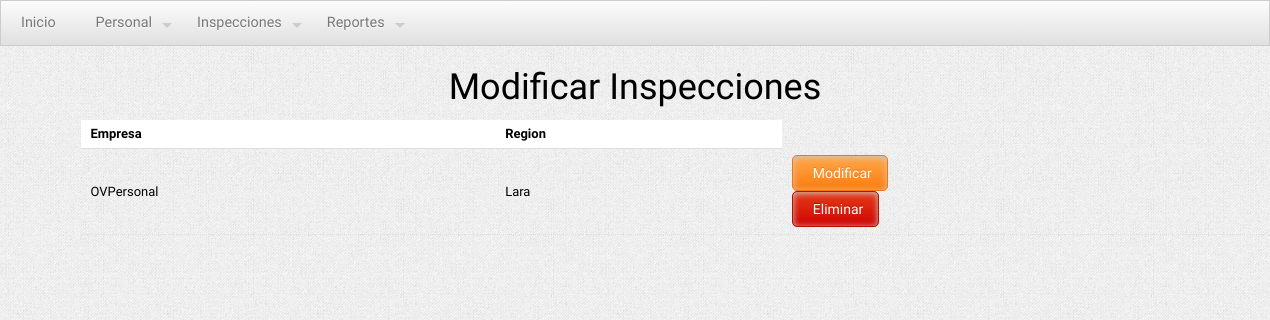
/modificainspeccion.php, run on an earlier commit of the app's database.
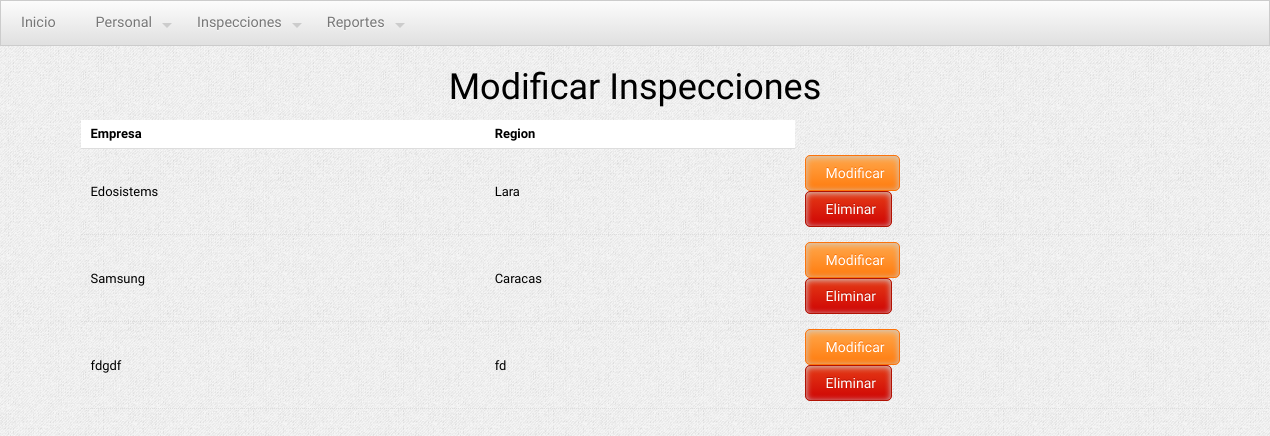
And on a later commit of the database.
### tables this page shows
CREATE TABLE IF NOT EXISTS `cinspecciones` (
  `id` int(11) NOT NULL AUTO_INCREMENT,
  `rif` varchar(30) DEFAULT NULL,
  `empresa` varchar(200) DEFAULT NULL,
  `telefono` varchar(50) DEFAULT NULL,
  `region` varchar(200) DEFAULT NULL,
  `direccion` text,
  `unidadest` varchar(200) DEFAULT NULL,
  `vehiculo` varchar(10) DEFAULT NULL,
  PRIMARY KEY (`id`)
);

### backend/query-dos.php (called while the page is built)
<?php
	include 'includes/conexion.php';
	try {
		$sql = 'SELECT id,rif,empresa,region FROM cinspecciones ORDER BY id DESC';
		$s = $pdo->prepare($sql);
		$s->execute();
	}
	catch (PDOException $e) {
		echo 'Ha ocurrido un error.';
		exit();
	}
	while ($row = $s->fetch()) {
		$contents[] = array(
			'id' => $row['id'],
			'rif' => $row['rif'],
			'empresa' => $row['empresa'],
			'region' => $row['region']
		);
	}
?>

### modificainspeccion.php (the view, shortened to what this page needs)
<?php
	include 'backend/query-dos.php';
?>
<!DOCTYPE html>
<html>
	<head>
		<link rel="stylesheet" type="text/css" href="css/kickstart.css" media="all" />
		<link rel="stylesheet" type="text/css" href="style.css" media="all" />
	</head>
	<body>
		<header>
			<nav>
				<ul class="menu">
					<li><a href="index.php">Inicio</a></li>
					<li><a>Personal</a>
					</li>
					<li><a>Inspecciones</a>
					</li>
					<li><a>Reportes</a>
					</li>
				</ul>
			</nav>
		</header>
		<div id="main">
			<div class="col_12" id="cpersonal">
				<h3>Modificar Inspecciones</h3>
				<table class="striped">
					<thead>
						<th>Empresa</th>
						<th>Region</th>
					</thead>
					<tbody>
						<?php
							foreach($contents as $content):
						?>
						<tr>
							<td>
								<?php echo $content['empresa']; ?>
							</td>
							<td>
								<?php echo $content['region']; ?>
							</td>
							<td>
								<form method="post" action="modificarinspeccion.php">
									<input type="submit" class="orange" value="Modificar">
								</form>
								<form method="post" action="backend/eliminarinspeccion.php">
									<input type="submit" class="red" value="Eliminar">
								</form>
							</td>
						</tr>
						<?php endforeach; ?>
					</tbody>
				</table>
			</div>
		</div>
	</body>
</html>

### css/kickstart.css (style rules this page uses)
* { -webkit-box-sizing: border-box; -moz-box-sizing: border-box; box-sizing: border-box; }
a { color:#4D99E0;outline:0; }
article,aside,details,figcaption,figure, footer,header,hgroup,menu,nav,section { display:block; }
h1,h2,h3,h4,h5,h6 { font-weight:bold; line-height:140%; }
h3 { font-size:2.5em; margin:10px 0 10px 0; line-height:130%; }
ul, ol { padding:0; margin:0 0 20px 25px; }
li { padding:5px 0; margin:0; }
table { width:100%;margin:0 0 10px 0;text-align:left;border-collapse: collapse; }
thead, tbody { margin:0;padding:0; }
th, td { padding:7px 10px;font-size:0.9em;border-bottom:1px dotted #ddd;text-align:left; }
thead th { font-size:0.9em;padding:3px 10px;border-bottom:1px solid #ddd; }
table.striped thead th { background:#fff; }

### style.css (style rules this page uses)
h1,h2,h3,h4,h5,h6 { font-family: "Arimo", arial, verdana, sans-serif; font-weight:normal; }
thead th, tbody th { font-family: "Arimo", arial, verdana, sans-serif; }
button, a.btn, input[type="submit"], input[type="reset"], input[type="button"] { font-family: "Arimo", arial, verdana, sans-serif; }
.menu { font-family: "Arimo", arial, verdana, sans-serif; }
body { margin:0; padding:0 0 0 0; color:#000; background:#efefef url(css/img/gray_jean.png); font:normal 0.9em/150% 'Arimo', arial, verdana, sans-serif; text-shadow: 0px 0px 1px transparent; }
#cpersonal { text-align: center; }
#cpersonal table { width: 100%; margin: 0 70px; }

### css/kickstart-buttons.css (style rules this page uses)
button, a.btn, a.btn:visited, a.button, a.button:visited, input[type="submit"], input[type="reset"], input[type="button"] { position:relative; top:0; left:0; vertical-align: middle; margin:0; padding:10px 15px; line-height:100%; -moz-border-radius:5px; -webkit-border-radius:5px; border-radius:5px; cursor: pointer; width:auto; overflow:visible; font-weight:normal; font-size:14px; text-shadow:0 1px 0 #fff; color:#666; text-decoration:none; vertical-align: middle; -webkit-box-sizing: border-box; -moz-box-sizing: border-box; box-sizing: border-box; display:inline-block; *display:inline; zoom:1; border:1px solid #ccc; background: rgb(252,252,252); background: -moz-linear-gradient(top, rgba(252,252,252,1) 0%, rgba(224,224,224,1) 100%); background: -webkit-gradient(linear, left top, left bottom, color-stop(0%,rgba(252,252,252,1)), color-stop(100%,rgba(224,224,224,1))); background: -webkit-linear-gradient(top, rgba(252,252,252,1) 0%,rgba(224,224,224,1) 100%); background: -o-linear-gradient(top, rgba(252,252,252,1) 0%,rgba(224,224,224,1) 100%); filter: progid:DXImageTransform.Microsoft.gradient( startColorstr='#fcfcfc', endColorstr='#e0e0e0',GradientType=0 ); background: linear-gradient(top, rgba(252,252,252,1) 0%,rgba(224,224,224,1) 100%); }
button, input[type="submit"], input[type="reset"], input[type="button"] { *padding:7px 15px; }
button.orange, a.btn.orange, a.button.orange, input[type=submit].orange, input[type=reset].orange, input[type=button].orange { text-shadow:0 -1px 0 #FC730A; color:#fff; border:1px solid #FC730A; background: rgb(255,168,76); background: -moz-linear-gradient(top, rgba(255,168,76,1) 0%, rgba(255,123,13,1) 100%); background: -webkit-gradient(linear, left top, left bottom, color-stop(0%,rgba(255,168,76,1)), color-stop(100%,rgba(255,123,13,1))); background: -webkit-linear-gradient(top, rgba(255,168,76,1) 0%,rgba(255,123,13,1) 100%); background: -o-linear-gradient(top, rgba(255,168,76,1) 0%,rgba(255,123,13,1) 100%); background: linear-gradient(top, rgba(255,168,76,1) 0%,rgba(255,123,13,1) 100%); filter: progid:DXImageTransform.Microsoft.gradient( startColorstr='#ffa84c', endColorstr='#ff7b0d',GradientType=0 ); }
button.red, a.btn.red, a.button.red, input[type=submit].red, input[type=reset].red, input[type=button].red { text-shadow:0 -1px 0 #B21203; color:#fff; border:1px solid #B21203; background: rgb(229,60,22); background: -moz-linear-gradient(top, rgba(229,60,22,1) 0%, rgba(207,4,4,1) 100%); background: -webkit-gradient(linear, left top, left bottom, color-stop(0%,rgba(229,60,22,1)), color-stop(100%,rgba(207,4,4,1))); background: -webkit-linear-gradient(top, rgba(229,60,22,1) 0%,rgba(207,4,4,1) 100%); background: -o-linear-gradient(top, rgba(229,60,22,1) 0%,rgba(207,4,4,1) 100%); background: linear-gradient(top, rgba(229,60,22,1) 0%,rgba(207,4,4,1) 100%); filter: progid:DXImageTransform.Microsoft.gradient( startColorstr='#e53c16', endColorstr='#cf0404',GradientType=0 ); }

What changed in the data, as far as the page shows it:
removed cinspecciones: empresa "OVPersonal", region "Lara"
added cinspecciones: empresa "Edosistems", region "Lara"
added cinspecciones: empresa "Samsung", region "Caracas"
added cinspecciones: empresa "fdgdf", region "fd"
